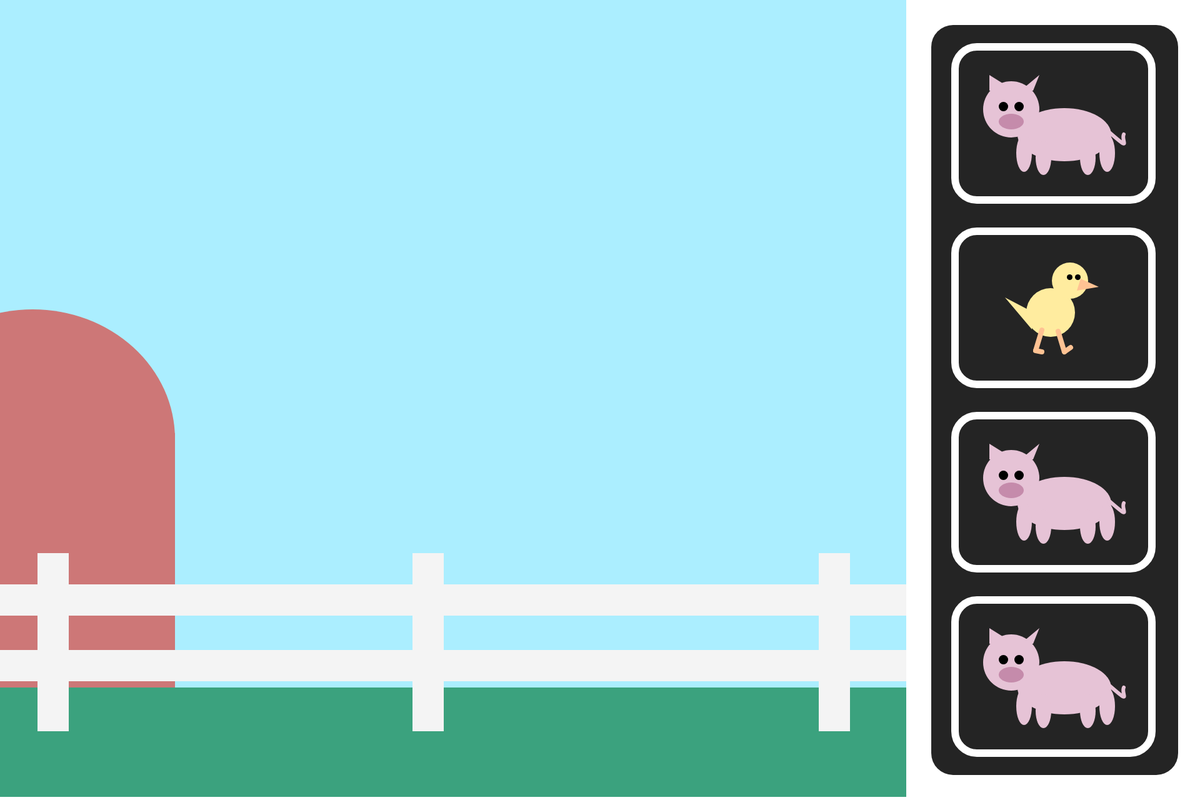
Frame 1 (no input)
Frame 60 (no input): identical to frame 1, image omitted
Frame 120 (the mouse pressed at the canvas centre since frame 60): identical to frame 1, image omitted

The p5.js sketch that drew this single still picture (run headless with seeded random() and noise() and a simulated clock; from frame 60 on, the mouse is pressed at the canvas centre):

// p5.js sketch
// ── sketch.js
/**
 * Chelsea Simek
 * SDEG - 600
 * Project 1
 *
 * I am planning to create a single page application. My project is going
 * to resemble the childrens song of "Old McDonald Had a Farm". It allows
 * users to click and add different animals to their farm, similar to the
 * song. I will use fuctions to create static assets like the farm itself
 * and different animals that can be placed around the farm.
 * Using built in functionality of P5, I plan on checking where users
 * click on the canvas and randomly generate that animal somewhere on the
 * farm.
 */
let colors, animals, selector;
function setup() {
  // put setup code here
  colors = {
    farm: {
      sky: color('#ABEEFF'),
      clouds: color('#FFFFFF'),
      fence: color('#F4F4F4'),
      house: color('#CD7777'),
      grass: color('#3BA27E'),
    },
    panel: {
      background: color('#242424')
    },
    pig: {
      body: color('#E6C3D6'),
      nose: color('#C58BAB')
    },
    chick: {
      body: color('#FFEC9F'),
      beak: color('#FFC293'),
      legs: color('#FFC293')
    },
    general: {
      white: color('#FFFFFF'),
      black: color('#000000')
    }
  };
  selector = {x: 1528, y: 75, w: 315, h: 245};
  createCanvas(1920, 1280);
  ellipseMode(CORNER);
  createFarm();
  createAnimalPanel();
}

function draw() {

}

function mousePressed () {

}

function mouseReleased () {

}

function createFarm() {
  noStroke();
  // sky
  fill(colors.farm.sky);
  rect(0, 0, 1450, 1100);

  // farm
  fill(colors.farm.house);
  ellipse(-175, 495, 455, 415);
  rect(0, 693, 280, 453);

  // grass
  fill(colors.farm.grass);
  rect(0, 1100, 1450, 175);

  createFence();
}

function createFence() {
  fill(colors.farm.fence);
  // posts
  let postX = 60;
  let postW = 50;
  for (let i = 0; i < 3; i++) {
    rect(postX, 885, postW, 285);
    postX += (postW * i) + 600;
  }

  // panels
  let panelY = 935;
  let postH = 50;
  for (let i = 0; i < 2; i++) {
    rect(0, panelY, 1450, postH);
    panelY += postH + 55;
  }
}

function createAnimalPanel() {
  noStroke();
  fill(colors.panel.background);
  rect(1490, 40, 395, 1200, 35);
  let animals = [ 'Pig', 'Chick', 'Horse', 'Sheep' ];

  animals.forEach(animal => {
    window[`draw${animal}Selector`](selector.x, selector.y);
    selector.y += selector.h + 50;
  });
}

function drawSelector(x, y, shouldFill) {
  shouldFill ? fill(colors.general.white) : fill(colors.panel.background);
  stroke(colors.general.white);
  strokeWeight(12);
  rect(x, y, selector.w, selector.h, 35);
}

function drawPigSelector(x, y, shouldFill) {
  drawSelector(x, y, shouldFill);
  drawPig(x + 45, y + 45);
}

function drawPig(x, y) {
  noStroke();
  fill(colors.pig.body);
  // ears
  triangle(x + 10, y + 25, x + 10, y, x + 50, y + 25);
  triangle(x + 60, y + 25, x + 90, y, x + 80, y + 25);

  // body & head
  circle(x, y + 10, 90);
  ellipse(x + 55, y + 53, 150, 85);

  // legs
  ellipse(x + 53, y + 95, 25,60);
  ellipse(x + 84, y + 105, 25, 55);
  ellipse(x + 155, y + 105, 25, 55);
  ellipse(x + 186, y + 95, 25, 60);

  // nose & eyes
  fill(colors.pig.nose);
  ellipse(x + 25, y + 62, 40, 25);
  fill(colors.general.black);
  circle(x + 25, y + 43, 15);
  circle(x + 50, y + 43, 15);

  // tail
  noFill();
  stroke(colors.pig.body);
  strokeWeight(6);
  let tailStart = { x: 200, y: 90 }
  bezier(
    x + tailStart.x,
    y + tailStart.y,
    x + tailStart.x + 40,
    y + tailStart.y + 35,
    x + tailStart.x + 20,
    y + tailStart.y + 15,
    x + tailStart.x + 25,
    y + tailStart.y + 5);
}

function drawChickSelector(x, y, shouldFill) {
  drawSelector(x, y, shouldFill);
  drawChick(x + 80, y + 50);
}

function drawChick(x, y) {
  noStroke();
  fill(colors.chick.body);

  // tail
  triangle(x, y + 56, x + 46, y + 80, x + 43, y + 107);

  // body
  circle(x + 34, y + 41, 78);

  // head
  circle(x + 75, y, 58);

  // nose & eyes
  fill(colors.general.black);
  circle(x + 99, y + 19, 9);
  circle(x + 112, y + 19, 9);
  fill(colors.chick.beak);
  triangle(x + 121, y + 26, x + 150, y + 39, x + 115, y + 45);

  // legs & feet
  stroke(colors.chick.legs);
  strokeWeight(8);
  line(x + 59, y + 108, x + 49, y + 141);
  line(x + 85, y + 110, x + 95, y + 143);
  line(x + 49, y + 141, x + 59, y + 143);
  line(x + 95, y + 143, x + 105, y + 136);
}

function drawHorseSelector(x, y, shouldFill) {
  drawSelector(x, y, shouldFill);
  drawPig(x + 45, y + 45);
}
function drawHorse(x, y) {  }

function drawSheepSelector(x, y, shouldFill) {
  drawSelector(x, y, shouldFill);
  drawPig(x + 45, y + 45);
}
function drawSheep(x, y) {  }
